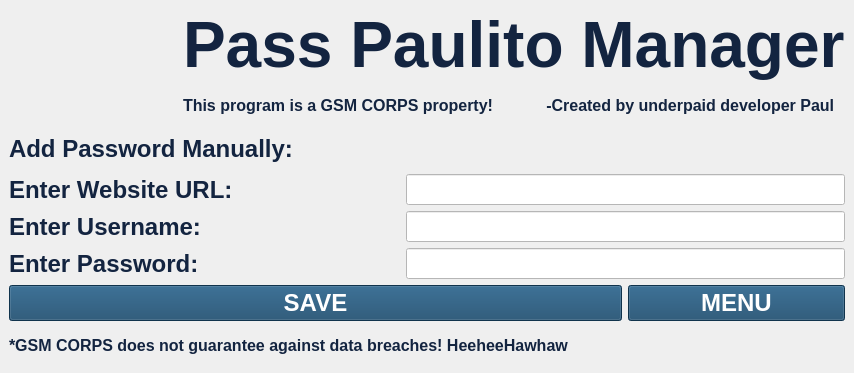
<?xml version="1.0" encoding="UTF-8"?>
<ui version="4.0">
 <class>MainWindow</class>
 <widget class="QMainWindow" name="MainWindow">
  <property name="geometry">
   <rect>
    <x>0</x>
    <y>0</y>
    <width>854</width>
    <height>373</height>
   </rect>
  </property>
  <property name="minimumSize">
   <size>
    <width>854</width>
    <height>373</height>
   </size>
  </property>
  <property name="maximumSize">
   <size>
    <width>854</width>
    <height>373</height>
   </size>
  </property>
  <property name="windowTitle">
   <string>Pass Paulito Manager v1.0</string>
  </property>
  <property name="windowIcon">
   <iconset resource="Resources.qrc">
    <normaloff>:/IconImage/Icon.png</normaloff>:/IconImage/Icon.png</iconset>
  </property>
  <property name="toolTip">
   <string>&lt;html&gt;&lt;head/&gt;&lt;body&gt;&lt;p&gt;&lt;br/&gt;&lt;/p&gt;&lt;/body&gt;&lt;/html&gt;</string>
  </property>
  <property name="whatsThis">
   <string>&lt;html&gt;&lt;head/&gt;&lt;body&gt;&lt;p&gt;&lt;br/&gt;&lt;/p&gt;&lt;/body&gt;&lt;/html&gt;</string>
  </property>
  <property name="autoFillBackground">
   <bool>false</bool>
  </property>
  <property name="styleSheet">
   <string notr="true">background-image: url(:/BackgroundImage/Background.jpg);
background-repeat: no-repeat;
background-position: center;
background-size: cover;</string>
  </property>
  <property name="toolButtonStyle">
   <enum>Qt::ToolButtonIconOnly</enum>
  </property>
  <widget class="QWidget" name="centralwidget">
   <layout class="QGridLayout" name="gridLayout_2">
    <item row="0" column="0">
     <layout class="QGridLayout" name="gridLayout">
      <item row="0" column="0" rowspan="2">
       <widget class="QLabel" name="label">
        <property name="styleSheet">
         <string notr="true">background: transparent;
</string>
        </property>
        <property name="text">
         <string/>
        </property>
        <property name="pixmap">
         <pixmap resource="Resources.qrc">:/IconImage/Icon.png</pixmap>
        </property>
        <property name="scaledContents">
         <bool>true</bool>
        </property>
       </widget>
      </item>
      <item row="0" column="1" colspan="3">
       <widget class="QLabel" name="label_2">
        <property name="font">
         <font>
          <pointsize>48</pointsize>
          <weight>75</weight>
          <bold>true</bold>
          <strikeout>false</strikeout>
         </font>
        </property>
        <property name="styleSheet">
         <string notr="true">background: transparent;
color: #132440;
</string>
        </property>
        <property name="text">
         <string>Pass Paulito Manager</string>
        </property>
       </widget>
      </item>
      <item row="1" column="1" colspan="3">
       <widget class="QLabel" name="label_3">
        <property name="font">
         <font>
          <pointsize>12</pointsize>
          <weight>75</weight>
          <bold>true</bold>
          <strikeout>false</strikeout>
         </font>
        </property>
        <property name="styleSheet">
         <string notr="true">background: transparent;
color: #132440;
</string>
        </property>
        <property name="text">
         <string>This program is a GSM CORPS property!            -Created by underpaid developer Paul</string>
        </property>
       </widget>
      </item>
      <item row="2" column="0" colspan="3">
       <widget class="QLabel" name="label_4">
        <property name="font">
         <font>
          <pointsize>18</pointsize>
          <weight>75</weight>
          <bold>true</bold>
          <strikeout>false</strikeout>
         </font>
        </property>
        <property name="styleSheet">
         <string notr="true">background: transparent;
color: #132440;
</string>
        </property>
        <property name="text">
         <string>Add Password Manually:</string>
        </property>
       </widget>
      </item>
      <item row="3" column="0" rowspan="3" colspan="2">
       <layout class="QVBoxLayout" name="verticalLayout">
        <item>
         <widget class="QLabel" name="label_6">
          <property name="font">
           <font>
            <pointsize>18</pointsize>
            <weight>75</weight>
            <bold>true</bold>
            <strikeout>false</strikeout>
           </font>
          </property>
          <property name="styleSheet">
           <string notr="true">background: transparent;
color: #132440;
</string>
          </property>
          <property name="text">
           <string>Enter Website URL:</string>
          </property>
         </widget>
        </item>
        <item>
         <widget class="QLabel" name="label_7">
          <property name="font">
           <font>
            <pointsize>18</pointsize>
            <weight>75</weight>
            <bold>true</bold>
            <strikeout>false</strikeout>
           </font>
          </property>
          <property name="styleSheet">
           <string notr="true">background: transparent;
color: #132440;
</string>
          </property>
          <property name="text">
           <string>Enter Username:</string>
          </property>
         </widget>
        </item>
        <item>
         <widget class="QLabel" name="label_8">
          <property name="font">
           <font>
            <pointsize>18</pointsize>
            <weight>75</weight>
            <bold>true</bold>
            <strikeout>false</strikeout>
           </font>
          </property>
          <property name="styleSheet">
           <string notr="true">background: transparent;
color: #132440;
</string>
          </property>
          <property name="text">
           <string>Enter Password:</string>
          </property>
         </widget>
        </item>
       </layout>
      </item>
      <item row="3" column="2" colspan="2">
       <widget class="QLineEdit" name="Manual_URL_Box">
        <property name="font">
         <font>
          <pointsize>14</pointsize>
          <weight>75</weight>
          <bold>true</bold>
         </font>
        </property>
        <property name="styleSheet">
         <string notr="true">color: black;
background: white;
caret-color: black;
selection-color: white;
selection-background-color: #0078d7;
</string>
        </property>
       </widget>
      </item>
      <item row="4" column="2" colspan="2">
       <widget class="QLineEdit" name="Manual_Username_Box">
        <property name="font">
         <font>
          <pointsize>14</pointsize>
          <weight>75</weight>
          <bold>true</bold>
         </font>
        </property>
        <property name="styleSheet">
         <string notr="true">color: black;
background: white;
caret-color: black;
selection-color: white;
selection-background-color: #0078d7;
</string>
        </property>
       </widget>
      </item>
      <item row="5" column="2" colspan="2">
       <widget class="QLineEdit" name="Manual_Pass_Box">
        <property name="font">
         <font>
          <pointsize>14</pointsize>
          <weight>75</weight>
          <bold>true</bold>
         </font>
        </property>
        <property name="styleSheet">
         <string notr="true">color: black;
background: white;
caret-color: black;
selection-color: white;
selection-background-color: #0078d7;
</string>
        </property>
       </widget>
      </item>
      <item row="6" column="0" colspan="3">
       <widget class="QPushButton" name="Save_Pass_Manually_Button">
        <property name="font">
         <font>
          <pointsize>18</pointsize>
          <weight>75</weight>
          <bold>true</bold>
         </font>
        </property>
        <property name="styleSheet">
         <string notr="true">background: #16476A;
color: white;</string>
        </property>
        <property name="text">
         <string>SAVE</string>
        </property>
       </widget>
      </item>
      <item row="6" column="3">
       <widget class="QPushButton" name="Menu_Manual_Button">
        <property name="font">
         <font>
          <pointsize>18</pointsize>
          <weight>75</weight>
          <bold>true</bold>
         </font>
        </property>
        <property name="styleSheet">
         <string notr="true">background: #16476A;
color: white;</string>
        </property>
        <property name="text">
         <string>MENU</string>
        </property>
       </widget>
      </item>
      <item row="7" column="0" colspan="4">
       <widget class="QLabel" name="label_5">
        <property name="font">
         <font>
          <pointsize>12</pointsize>
          <weight>75</weight>
          <bold>true</bold>
          <strikeout>false</strikeout>
         </font>
        </property>
        <property name="styleSheet">
         <string notr="true">background: transparent;
color: #132440;
</string>
        </property>
        <property name="text">
         <string>*GSM CORPS does not guarantee against data breaches! HeeheeHawhaw</string>
        </property>
       </widget>
      </item>
     </layout>
    </item>
   </layout>
  </widget>
 </widget>
 <resources>
  <include location="Resources.qrc"/>
 </resources>
 <connections/>
</ui>
